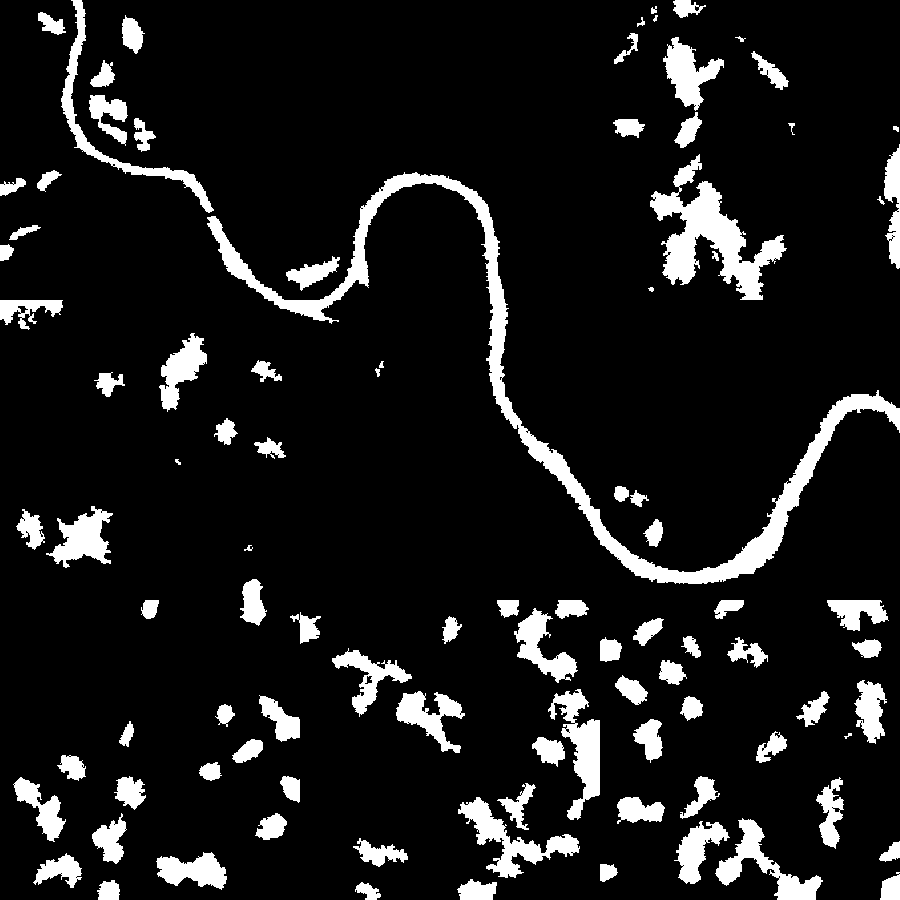
%> input picture SENTINEL_fullareamask.png, 900 x 900 px
$ octave conn_component_analysis.m   (GNU Octave 9; MATLAB toolbox functions it lacks are replaced by stand-ins)
%> lines starting %> are read from the running program, lines starting %| are printed output that depends on the picture; in (x1, y1, x2, y2) boxes, pixels count from 0 and x2, y2 are one past the last pixel; in counts of white or black regions, pixels touching at a corner belong together; the program's own positions count from 1
%%%%%%%%%%%%%%%%%%%%%%
% Connected component analysis.
% Load in river masks and attempt to remove false positives by filtering
% out based on regionprops. Try out a few possible options.
%
% Nov. 2019
% O. Pappas
%%%%%%%%%%%%%%%%%%%%%%

%
clear all
close all


% Load Image

img = imread('SENTINEL_fullareamask.png');
%> img is the input picture: size 900x900 uint8; 10.4% white; 97 white regions, largest, box (x1, y1, x2, y2) and area: (207, 172, 900, 584) 16315, (650, 154, 787, 300) 6708, (458, 797, 580, 878) 2838
img = img(1:600,1:900);
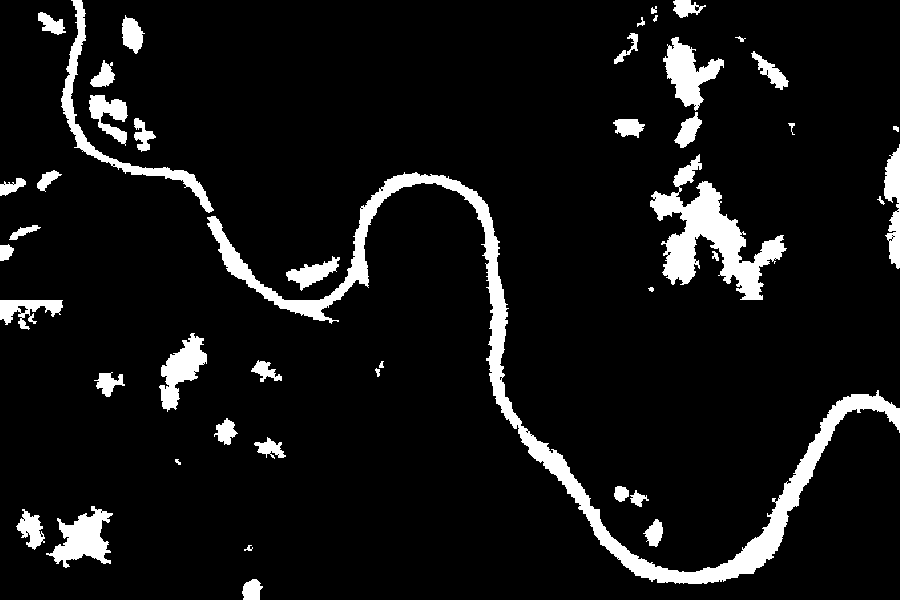
%> img: size 600x900 uint8; 8% white; 45 white regions, largest, box (x1, y1, x2, y2) and area: (207, 172, 900, 584) 16315, (650, 154, 787, 300) 6708, (61, 0, 214, 213) 2706
figure, imshow(img,[]);
title('Original SAR River Mask');

% Connected Components
bw = img/255;
%> bw: size 600x900 uint8; values 0 (black) and 1 (white), 8% white; 45 white regions
CC = bwconncomp(bw);
%> CC = 45 connected components
regprops = regionprops(CC,'all');
%> regprops = 45 regions; largest, box (x1, y1, x2, y2), Area, Centroid, MajorAxisLength, MinorAxisLength and Eccentricity: (207, 172, 900, 584) 16315 [564 392.7] 866.5 311.2 0.933, (650, 154, 787, 300) 6708 [710.9 237.5] 153.4 96.7 0.776, (61, 0, 214, 213) 2706 [114.6 124.4] 288.7 102.6 0.935
component_count = CC.NumObjects;
%> component_count = 45

% Select Biggest Component
numPixels = cellfun(@numel,CC.PixelIdxList);
%> numPixels = 45 values, max 16315 at index 17, min 20 at index 35, mean 964.8
[biggest,idx] = max(numPixels);
%> biggest = 16315; idx = 17
new_map = img .* 0;
%> new_map: size 600x900 uint8; every value is 0
new_map(CC.PixelIdxList{idx}) = 1;
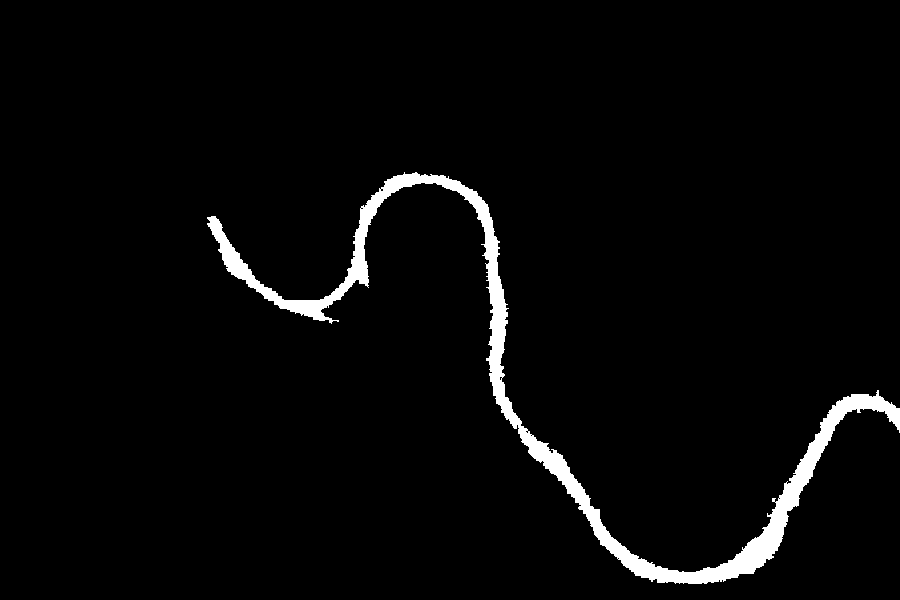
%> new_map: size 600x900 uint8; values 0 (black) and 1 (white), 3% white; 1 white region, box (x1, y1, x2, y2) and area: (207, 172, 900, 584) 16315
figure, imshow(new_map,[]);
title('Largest Connected Component');


% Eccentricity for measuring difference between a circle (eccec 0) and a
% line (eccec 1)
new_map = img .* 0;
for ii = 1:component_count
    ecc = regprops(ii).Eccentricity;
    if ecc > 0.9
        new_map(CC.PixelIdxList{ii}) = 1;
    end
end
%> this loop made 45 passes
%> ecc on passes 1 to 12: 0.922, 0.617, 0.925, 0.973, 0.804, 0.903, 0.868, 0.663, 0.935, 0.785, 0.769, 0.575
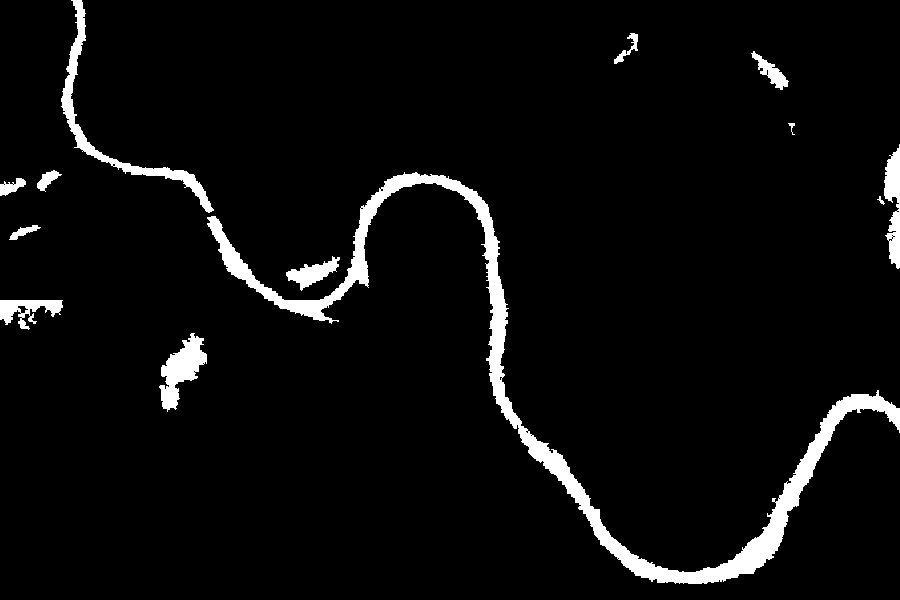
%> new_map: size 600x900 uint8; values 0 (black) and 1 (white), 4.7% white; 13 white regions, largest, box (x1, y1, x2, y2) and area: (207, 172, 900, 584) 16315, (61, 0, 214, 213) 2706, (159, 333, 207, 412) 1745
figure, imshow(new_map,[]);
title('Connected Components with Eccentricity >0.9');

% Circularity
new_map = img .*0;
for ii = 1:component_count
    circ = regprops(ii).Circularity;
    if circ < 0.1
        new_map(CC.PixelIdxList{ii}) = 1;
    end
end
%> this loop made 45 passes
%> circ on passes 1 to 12: 0.412, 0.788, 0.138, 0.374, 0.282, 0.535, 0.455, 0.211, 0.0664, 0.244, 0.471, 0.334
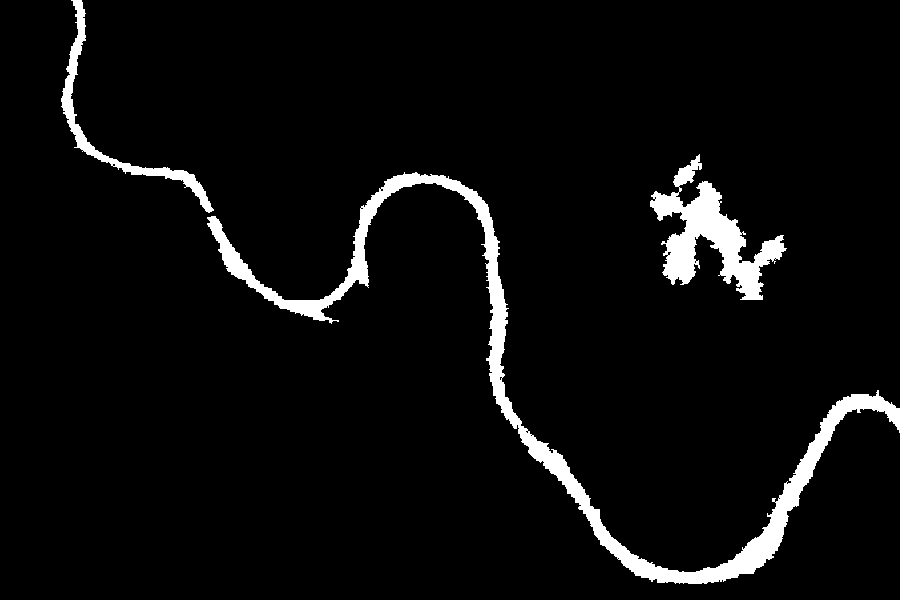
%> new_map: size 600x900 uint8; values 0 (black) and 1 (white), 4.8% white; 3 white regions, box (x1, y1, x2, y2) and area: (207, 172, 900, 584) 16315, (650, 154, 787, 300) 6708, (61, 0, 214, 213) 2706
figure, imshow(new_map,[]);
title('Connected Components with Circularity <0.1');

% Major Axis Length
new_map = img .*0;
for ii = 1: component_count
    majax = regprops(ii).MajorAxisLength;
    if majax > 155
        new_map(CC.PixelIdxList{ii}) = 1;
    end
end
%> this loop made 45 passes
%> majax on passes 1 to 12: 31.21, 17.45, 72.66, 34.59, 38.65, 28.38, 32.24, 66.14, 288.7, 56.11, 29.41, 27.66
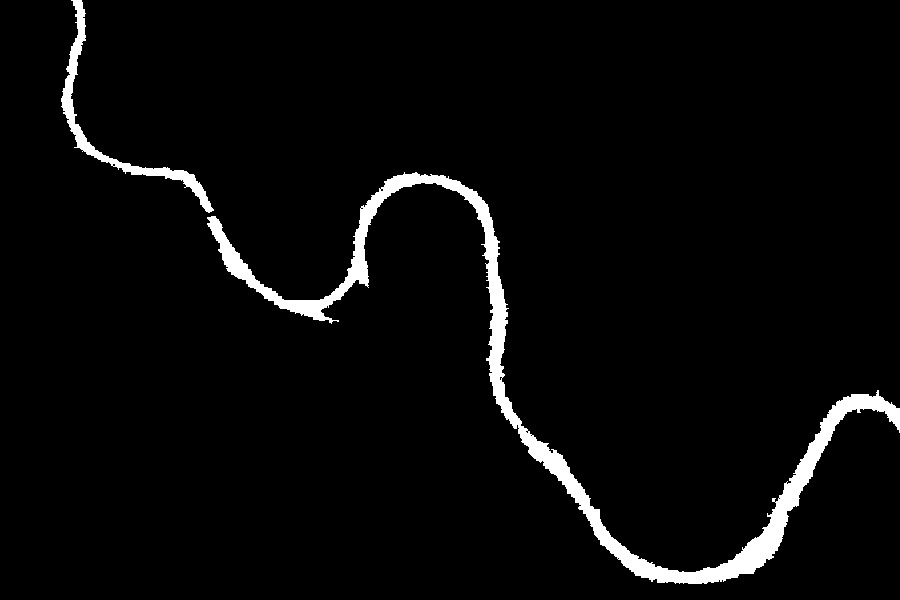
%> new_map: size 600x900 uint8; values 0 (black) and 1 (white), 3.5% white; 2 white regions, box (x1, y1, x2, y2) and area: (207, 172, 900, 584) 16315, (61, 0, 214, 213) 2706
figure, imshow(new_map,[]);
title('Connected Components with Major Axis Lentgh > 155');
